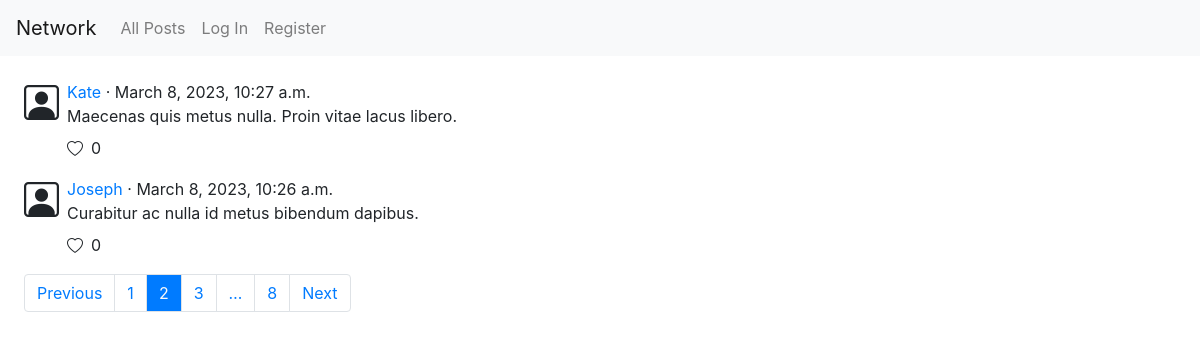
Screenshot of /?page=2 with the database file from the repository.
### network/models.py (models this page shows, shortened)
class Post(models.Model):
    creator = models.ForeignKey(User, on_delete=models.CASCADE, related_name="posts")
    content = models.TextField(max_length=280)
    timestamp = models.DateTimeField(auto_now_add=True)
    likers = models.ManyToManyField(User, related_name="likes")

class User(AbstractUser):
    def get_followers(self):
        filtered_connections = Connection.objects.filter(target=self)
        followers = []
        for connection in filtered_connections:
            followers.append(connection.origin)
        return followers

### network/views.py (the view)
# urls.py: path("", views.index, name="index"),
def index(request):
    posts = Post.objects.order_by("-timestamp").all()
    paginator = Paginator(posts, 2)
    page_number = request.GET.get("page", 1)
    page_obj = paginator.get_page(page_number)
    page_numbers_list = paginator.get_elided_page_range(page_number, on_each_side=1, on_ends=1)
    return render(request, "network/index.html", {
        "form": NewPostForm(),
        "page_obj": page_obj,
        "page_numbers_list": page_numbers_list
    })

### network/templates/network/index.html (shortened to what this page needs)
{% extends "network/layout.html" %}
{% block body %}
    <div class="main_container ml-4 mt-4">
        {% for post in page_obj %}
            <div class="post_container d-flex justify-content-start align-items-start mb-3">
                <i class="bi bi-person-square user_icon mr-2 d-flex justify-content-start"></i>
                <div class="post_details d-flex flex-column justify-content-start align-items-start">
                    <div class="username_timestamp_container">
                        <div class="mr-3"><a href="{% url 'network:profile' post.creator.username %}">{{ post.creator }}</a> · {{ post.timestamp }}</div>
                    </div>
                    <div class="content_container mb-2">{{ post.content }}</div>
                    <div class="likes_container d-flex justify-content-start align-items-start">
                        {% if request.user in post.likers %}
                            <i class="bi bi-heart-fill heart_icon"></i>
                        {% else %}
                            <i class="bi bi-heart heart_icon"></i>
                        {% endif %}
                        <div class="likes_count_container ml-2">{{ post.likers.count }}</div>
                    </div>
                </div>
            </div>
        {% empty %}
            {% if following_posts_page %}
                <div>Follow users so you can see their posts!</div>
            {% endif %}
        {% endfor %}
        {% include 'network/includes/page_navigation.html' %}
    </div>
{% endblock %}

### network/static/network/styles.css (style rules this page uses)
.user_icon { font-size: 35px; margin-top: 5px; }
.heart_icon { margin-top: 1px; }

### rows the page displays
Post: creator "Kate", timestamp "March 8, 2023, 10:27 a.m.", content "Maecenas quis metus nulla. Proin vitae lacus libero.", likers.count "0"
Post: creator "Joseph", timestamp "March 8, 2023, 10:26 a.m.", content "Curabitur ac nulla id metus bibendum dapibus.", likers.count "0"

### other values shown
{{ page }} "1" "3" "8"
{{ page }} "2"
{{ page }} "…"
